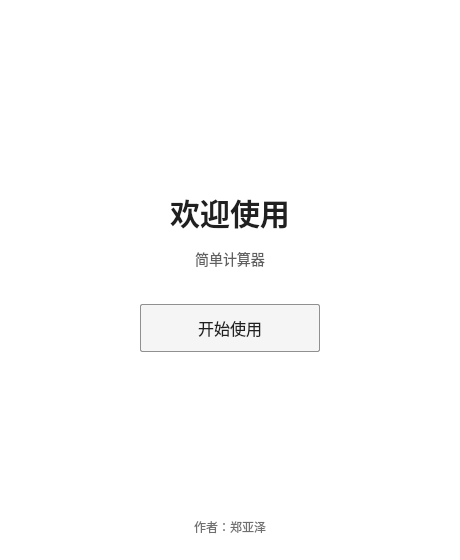
<?xml version="1.0" encoding="UTF-8"?>
<ui version="4.0">
 <class>MainWindow</class>
 <widget class="QWidget" name="MainWindow">
  <property name="geometry">
   <rect>
    <x>0</x>
    <y>0</y>
    <width>460</width>
    <height>560</height>
   </rect>
  </property>
  <property name="minimumSize">
   <size>
    <width>460</width>
    <height>560</height>
   </size>
  </property>
  <property name="maximumSize">
   <size>
    <width>460</width>
    <height>560</height>
   </size>
  </property>
  <property name="focusPolicy">
   <enum>Qt::StrongFocus</enum>
  </property>
  <property name="windowTitle">
   <string>简单计算器</string>
  </property>
  <property name="styleSheet">
   <string notr="true">QWidget {
    background: #f2f2f2;
    color: #202020;
    font-family: "Microsoft YaHei UI";
    font-size: 15px;
}
QWidget#welcomePage {
    background: #ffffff;
}
QLabel#welcomeLabel {
    background: transparent;
    color: #202020;
    font-size: 30px;
    font-weight: 600;
}
QLabel#introLabel {
    background: transparent;
    color: #606060;
    font-size: 14px;
}
QLabel#authorLabel {
    background: transparent;
    color: #707070;
    font-size: 12px;
}
QPushButton#startButton {
    background: #f5f5f5;
    border: 1px solid #909090;
    border-radius: 2px;
    color: #202020;
    font-size: 16px;
    font-weight: 400;
}
QPushButton#startButton:hover {
    background: #e9f3ff;
    border-color: #4b83c3;
}
QLabel#formulaLabel {
    background: transparent;
    color: #606060;
    font-size: 13px;
    padding-right: 4px;
}
QLabel#displayLabel {
    background: #ffffff;
    border: 1px solid #9f9f9f;
    border-radius: 0px;
    color: #202020;
    font-size: 28px;
    font-weight: 400;
    padding: 6px 10px;
}
QPushButton {
    background: #f7f7f7;
    border: 1px solid #a6a6a6;
    border-radius: 2px;
    color: #202020;
    font-size: 18px;
    font-weight: 400;
}
QPushButton[buttonType="number"] {
    color: #2438b8;
}
QPushButton[buttonType="operator"] {
    color: #d13232;
}
QPushButton[buttonType="extra"] {
    color: #2438b8;
}
QPushButton[buttonType="equal"] {
    color: #2438b8;
}
QPushButton:hover {
    background: #e9f3ff;
    border-color: #4b83c3;
}
QPushButton:pressed {
    background: #d8e9fb;
}</string>
  </property>
  <layout class="QVBoxLayout" name="mainLayout">
   <property name="spacing">
    <number>0</number>
   </property>
   <property name="leftMargin">
    <number>0</number>
   </property>
   <property name="topMargin">
    <number>0</number>
   </property>
   <property name="rightMargin">
    <number>0</number>
   </property>
   <property name="bottomMargin">
    <number>0</number>
   </property>
   <item>
    <widget class="QStackedWidget" name="pages">
     <property name="currentIndex">
      <number>0</number>
     </property>
     <widget class="QWidget" name="welcomePage">
      <layout class="QVBoxLayout" name="welcomeLayout">
       <property name="leftMargin">
        <number>30</number>
       </property>
       <property name="topMargin">
        <number>30</number>
       </property>
       <property name="rightMargin">
        <number>30</number>
       </property>
       <property name="bottomMargin">
        <number>24</number>
       </property>
       <item>
        <spacer name="welcomeTopSpacer">
         <property name="orientation">
          <enum>Qt::Vertical</enum>
         </property>
         <property name="sizeType">
          <enum>QSizePolicy::Expanding</enum>
         </property>
         <property name="sizeHint" stdset="0">
          <size>
           <width>20</width>
           <height>120</height>
          </size>
         </property>
        </spacer>
       </item>
       <item>
        <widget class="QLabel" name="welcomeLabel">
         <property name="text">
          <string>欢迎使用</string>
         </property>
         <property name="alignment">
          <set>Qt::AlignCenter</set>
         </property>
        </widget>
       </item>
       <item>
        <spacer name="welcomeTextSpacer">
         <property name="orientation">
          <enum>Qt::Vertical</enum>
         </property>
         <property name="sizeType">
          <enum>QSizePolicy::Fixed</enum>
         </property>
         <property name="sizeHint" stdset="0">
          <size>
           <width>20</width>
           <height>8</height>
          </size>
         </property>
        </spacer>
       </item>
       <item>
        <widget class="QLabel" name="introLabel">
         <property name="text">
          <string>简单计算器</string>
         </property>
         <property name="alignment">
          <set>Qt::AlignCenter</set>
         </property>
        </widget>
       </item>
       <item>
        <spacer name="welcomeButtonSpacer">
         <property name="orientation">
          <enum>Qt::Vertical</enum>
         </property>
         <property name="sizeType">
          <enum>QSizePolicy::Fixed</enum>
         </property>
         <property name="sizeHint" stdset="0">
          <size>
           <width>20</width>
           <height>28</height>
          </size>
         </property>
        </spacer>
       </item>
       <item alignment="Qt::AlignHCenter">
        <widget class="QPushButton" name="startButton">
         <property name="minimumSize">
          <size>
           <width>180</width>
           <height>48</height>
          </size>
         </property>
         <property name="maximumSize">
          <size>
           <width>180</width>
           <height>48</height>
          </size>
         </property>
         <property name="text">
          <string>开始使用</string>
         </property>
        </widget>
       </item>
       <item>
        <spacer name="welcomeBottomSpacer">
         <property name="orientation">
          <enum>Qt::Vertical</enum>
         </property>
         <property name="sizeType">
          <enum>QSizePolicy::Expanding</enum>
         </property>
         <property name="sizeHint" stdset="0">
          <size>
           <width>20</width>
           <height>120</height>
          </size>
         </property>
        </spacer>
       </item>
       <item>
        <widget class="QLabel" name="authorLabel">
         <property name="text">
          <string>作者：郑亚泽</string>
         </property>
         <property name="alignment">
          <set>Qt::AlignCenter</set>
         </property>
        </widget>
       </item>
      </layout>
     </widget>
     <widget class="QWidget" name="calculatorPage">
      <layout class="QVBoxLayout" name="calculatorLayout">
       <property name="spacing">
        <number>8</number>
       </property>
       <property name="leftMargin">
        <number>16</number>
       </property>
       <property name="topMargin">
        <number>16</number>
       </property>
       <property name="rightMargin">
        <number>16</number>
       </property>
       <property name="bottomMargin">
        <number>16</number>
       </property>
       <item>
        <widget class="QLabel" name="formulaLabel">
         <property name="minimumSize">
          <size>
           <width>0</width>
           <height>24</height>
          </size>
         </property>
         <property name="maximumSize">
          <size>
           <width>16777215</width>
           <height>24</height>
          </size>
         </property>
         <property name="text">
          <string/>
         </property>
         <property name="alignment">
          <set>Qt::AlignRight|Qt::AlignTrailing|Qt::AlignVCenter</set>
         </property>
        </widget>
       </item>
       <item>
        <widget class="QLabel" name="displayLabel">
         <property name="minimumSize">
          <size>
           <width>0</width>
           <height>70</height>
          </size>
         </property>
         <property name="maximumSize">
          <size>
           <width>16777215</width>
           <height>70</height>
          </size>
         </property>
         <property name="text">
          <string>0</string>
         </property>
         <property name="alignment">
          <set>Qt::AlignRight|Qt::AlignTrailing|Qt::AlignVCenter</set>
         </property>
        </widget>
       </item>
       <item>
        <spacer name="displaySpacer">
         <property name="orientation">
          <enum>Qt::Vertical</enum>
         </property>
         <property name="sizeType">
          <enum>QSizePolicy::Fixed</enum>
         </property>
         <property name="sizeHint" stdset="0">
          <size>
           <width>20</width>
           <height>4</height>
          </size>
         </property>
        </spacer>
       </item>
       <item>
        <layout class="QGridLayout" name="buttonGrid">
         <property name="horizontalSpacing">
          <number>6</number>
         </property>
         <property name="verticalSpacing">
          <number>6</number>
         </property>
         <item row="0" column="0">
          <widget class="QPushButton" name="clearButton">
           <property name="minimumSize">
            <size><width>68</width><height>58</height></size>
           </property>
           <property name="focusPolicy"><enum>Qt::NoFocus</enum></property>
           <property name="text"><string>清空</string></property>
           <property name="buttonType" stdset="0"><string>function</string></property>
          </widget>
         </item>
         <item row="0" column="1" colspan="2">
          <widget class="QPushButton" name="backButton">
           <property name="minimumSize">
            <size><width>68</width><height>58</height></size>
           </property>
           <property name="focusPolicy"><enum>Qt::NoFocus</enum></property>
           <property name="text"><string>退格</string></property>
           <property name="buttonType" stdset="0"><string>function</string></property>
          </widget>
         </item>
         <item row="0" column="3">
          <widget class="QPushButton" name="leftParenthesisButton">
           <property name="minimumSize"><size><width>68</width><height>58</height></size></property>
           <property name="focusPolicy"><enum>Qt::NoFocus</enum></property>
           <property name="text"><string>(</string></property>
           <property name="buttonType" stdset="0"><string>extra</string></property>
          </widget>
         </item>
         <item row="0" column="4">
          <widget class="QPushButton" name="rightParenthesisButton">
           <property name="minimumSize"><size><width>68</width><height>58</height></size></property>
           <property name="focusPolicy"><enum>Qt::NoFocus</enum></property>
           <property name="text"><string>)</string></property>
           <property name="buttonType" stdset="0"><string>extra</string></property>
          </widget>
         </item>
         <item row="1" column="0">
          <widget class="QPushButton" name="digit7Button">
           <property name="minimumSize"><size><width>68</width><height>58</height></size></property>
           <property name="focusPolicy"><enum>Qt::NoFocus</enum></property>
           <property name="text"><string>7</string></property>
           <property name="buttonType" stdset="0"><string>number</string></property>
          </widget>
         </item>
         <item row="1" column="1">
          <widget class="QPushButton" name="digit8Button">
           <property name="minimumSize"><size><width>68</width><height>58</height></size></property>
           <property name="focusPolicy"><enum>Qt::NoFocus</enum></property>
           <property name="text"><string>8</string></property>
           <property name="buttonType" stdset="0"><string>number</string></property>
          </widget>
         </item>
         <item row="1" column="2">
          <widget class="QPushButton" name="digit9Button">
           <property name="minimumSize"><size><width>68</width><height>58</height></size></property>
           <property name="focusPolicy"><enum>Qt::NoFocus</enum></property>
           <property name="text"><string>9</string></property>
           <property name="buttonType" stdset="0"><string>number</string></property>
          </widget>
         </item>
         <item row="1" column="3">
          <widget class="QPushButton" name="subtractButton">
           <property name="minimumSize"><size><width>68</width><height>58</height></size></property>
           <property name="focusPolicy"><enum>Qt::NoFocus</enum></property>
           <property name="text"><string>−</string></property>
           <property name="buttonType" stdset="0"><string>operator</string></property>
          </widget>
         </item>
         <item row="1" column="4">
          <widget class="QPushButton" name="rootButton">
           <property name="minimumSize"><size><width>68</width><height>58</height></size></property>
           <property name="focusPolicy"><enum>Qt::NoFocus</enum></property>
           <property name="text"><string>√</string></property>
           <property name="buttonType" stdset="0"><string>extra</string></property>
          </widget>
         </item>
         <item row="2" column="0">
          <widget class="QPushButton" name="digit4Button">
           <property name="minimumSize"><size><width>68</width><height>58</height></size></property>
           <property name="focusPolicy"><enum>Qt::NoFocus</enum></property>
           <property name="text"><string>4</string></property>
           <property name="buttonType" stdset="0"><string>number</string></property>
          </widget>
         </item>
         <item row="2" column="1">
          <widget class="QPushButton" name="digit5Button">
           <property name="minimumSize"><size><width>68</width><height>58</height></size></property>
           <property name="focusPolicy"><enum>Qt::NoFocus</enum></property>
           <property name="text"><string>5</string></property>
           <property name="buttonType" stdset="0"><string>number</string></property>
          </widget>
         </item>
         <item row="2" column="2">
          <widget class="QPushButton" name="digit6Button">
           <property name="minimumSize"><size><width>68</width><height>58</height></size></property>
           <property name="focusPolicy"><enum>Qt::NoFocus</enum></property>
           <property name="text"><string>6</string></property>
           <property name="buttonType" stdset="0"><string>number</string></property>
          </widget>
         </item>
         <item row="2" column="3">
          <widget class="QPushButton" name="addButton">
           <property name="minimumSize"><size><width>68</width><height>58</height></size></property>
           <property name="focusPolicy"><enum>Qt::NoFocus</enum></property>
           <property name="text"><string>+</string></property>
           <property name="buttonType" stdset="0"><string>operator</string></property>
          </widget>
         </item>
         <item row="2" column="4">
          <widget class="QPushButton" name="modButton">
           <property name="minimumSize"><size><width>68</width><height>58</height></size></property>
           <property name="focusPolicy"><enum>Qt::NoFocus</enum></property>
           <property name="text"><string>%</string></property>
           <property name="buttonType" stdset="0"><string>extra</string></property>
          </widget>
         </item>
         <item row="3" column="0">
          <widget class="QPushButton" name="digit1Button">
           <property name="minimumSize"><size><width>68</width><height>58</height></size></property>
           <property name="focusPolicy"><enum>Qt::NoFocus</enum></property>
           <property name="text"><string>1</string></property>
           <property name="buttonType" stdset="0"><string>number</string></property>
          </widget>
         </item>
         <item row="3" column="1">
          <widget class="QPushButton" name="digit2Button">
           <property name="minimumSize"><size><width>68</width><height>58</height></size></property>
           <property name="focusPolicy"><enum>Qt::NoFocus</enum></property>
           <property name="text"><string>2</string></property>
           <property name="buttonType" stdset="0"><string>number</string></property>
          </widget>
         </item>
         <item row="3" column="2">
          <widget class="QPushButton" name="digit3Button">
           <property name="minimumSize"><size><width>68</width><height>58</height></size></property>
           <property name="focusPolicy"><enum>Qt::NoFocus</enum></property>
           <property name="text"><string>3</string></property>
           <property name="buttonType" stdset="0"><string>number</string></property>
          </widget>
         </item>
         <item row="3" column="3">
          <widget class="QPushButton" name="multiplyButton">
           <property name="minimumSize"><size><width>68</width><height>58</height></size></property>
           <property name="focusPolicy"><enum>Qt::NoFocus</enum></property>
           <property name="text"><string>×</string></property>
           <property name="buttonType" stdset="0"><string>operator</string></property>
          </widget>
         </item>
         <item row="3" column="4">
          <widget class="QPushButton" name="reciprocalButton">
           <property name="minimumSize"><size><width>68</width><height>58</height></size></property>
           <property name="focusPolicy"><enum>Qt::NoFocus</enum></property>
           <property name="text"><string>1/x</string></property>
           <property name="buttonType" stdset="0"><string>extra</string></property>
          </widget>
         </item>
         <item row="4" column="0">
          <widget class="QPushButton" name="signButton">
           <property name="minimumSize"><size><width>68</width><height>58</height></size></property>
           <property name="focusPolicy"><enum>Qt::NoFocus</enum></property>
           <property name="text"><string>±</string></property>
           <property name="buttonType" stdset="0"><string>extra</string></property>
          </widget>
         </item>
         <item row="4" column="1">
          <widget class="QPushButton" name="digit0Button">
           <property name="minimumSize"><size><width>68</width><height>58</height></size></property>
           <property name="focusPolicy"><enum>Qt::NoFocus</enum></property>
           <property name="text"><string>0</string></property>
           <property name="buttonType" stdset="0"><string>number</string></property>
          </widget>
         </item>
         <item row="4" column="2">
          <widget class="QPushButton" name="pointButton">
           <property name="minimumSize"><size><width>68</width><height>58</height></size></property>
           <property name="focusPolicy"><enum>Qt::NoFocus</enum></property>
           <property name="text"><string>.</string></property>
           <property name="buttonType" stdset="0"><string>number</string></property>
          </widget>
         </item>
         <item row="4" column="3">
          <widget class="QPushButton" name="divideButton">
           <property name="minimumSize"><size><width>68</width><height>58</height></size></property>
           <property name="focusPolicy"><enum>Qt::NoFocus</enum></property>
           <property name="text"><string>÷</string></property>
           <property name="buttonType" stdset="0"><string>operator</string></property>
          </widget>
         </item>
         <item row="4" column="4">
          <widget class="QPushButton" name="equalButton">
           <property name="minimumSize"><size><width>68</width><height>58</height></size></property>
           <property name="focusPolicy"><enum>Qt::NoFocus</enum></property>
           <property name="text"><string>=</string></property>
           <property name="buttonType" stdset="0"><string>equal</string></property>
          </widget>
         </item>
        </layout>
       </item>
      </layout>
     </widget>
    </widget>
   </item>
  </layout>
 </widget>
 <resources/>
 <connections/>
</ui>
